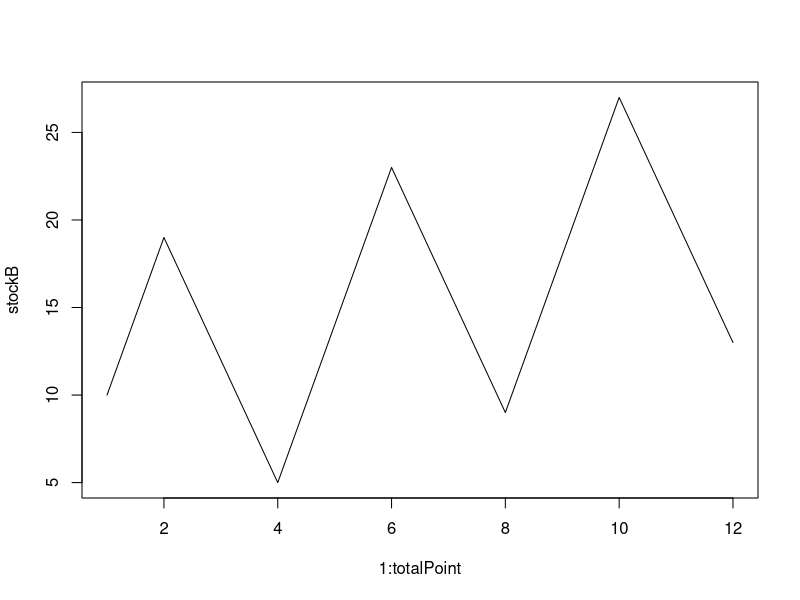

This chart was generated by the following R code:
#COV(X,Y) = E[(X - E(X))(Y - E(Y))] =  E[XY] - E[X]E[Y]
#COR(X,Y) = COV(X,Y) / COV(X,X), which is slop of xy line 
increaseFun <- function(x) {
  return (x+1)
}

decreaseFun <- function (x) {
  return (x)
}

totalPoint = 12

stockA <- rep.int(10, totalPoint)

changeSize = 8

stockB <- 10
for (i in 1:(totalPoint-1)) {
  sit <- i %% 4
  if (sit == 0) {
    stockB<- c(stockB, (10 + i))
  } else if (sit == 1) {
    stockB <- c(stockB, (10 + changeSize + i))
  } else if (sit == 2) {
    stockB <- c(stockB, (10 + i))
  } else if (sit == 3) {
    stockB <- c(stockB, (10 - changeSize + i))
  } 

}

stockC <- 1
for (i in 1:(totalPoint-1)) {
  stockC <- c(stockC, increaseFun(i) )
}


stockD <- totalPoint
for (i in (totalPoint-1):1) {
  stockD <- c(stockD, decreaseFun(i) )
}




print(paste("stockA mean:", mean(stockA)))
print(paste("stockB mean:", mean(stockB)))
print(paste("stockC mean:", mean(stockC)))
print(paste("stockD mean:", mean(stockD)))
       
#plot stockA
# plot(x=1:totalPoint, y=stockA)
# 
#plot stockB
plot(x=1:totalPoint, y=stockB, type="l")

#plot stockC
#plot(x=1:totalPoint, y=stockC, type="l")

#plot stockD
#plot(x=1:totalPoint, y=stockD, type="l")

#plot stockE
#plot(x=1:totalPoint, y=stockE, type="l")

cov(stockA, stockB)
print(paste("Cov A B:", cov(stockA, stockB)))


cov(stockA, stockC)
print(paste("Cov A C:", cov(stockA, stockC)))

cov(stockA, stockD)
print(paste("Cov A D:", cov(stockA, stockD)))

cov(stockB, stockC)
print(paste("Cov B C:", cov(stockB, stockC)))
print(paste("Cor B C:", cor(stockB, stockC)))


cov(stockB, stockD)
print(paste("Cov B D:", cov(stockB, stockD)))
print(paste("Cor B D:", cor(stockB, stockD)))
